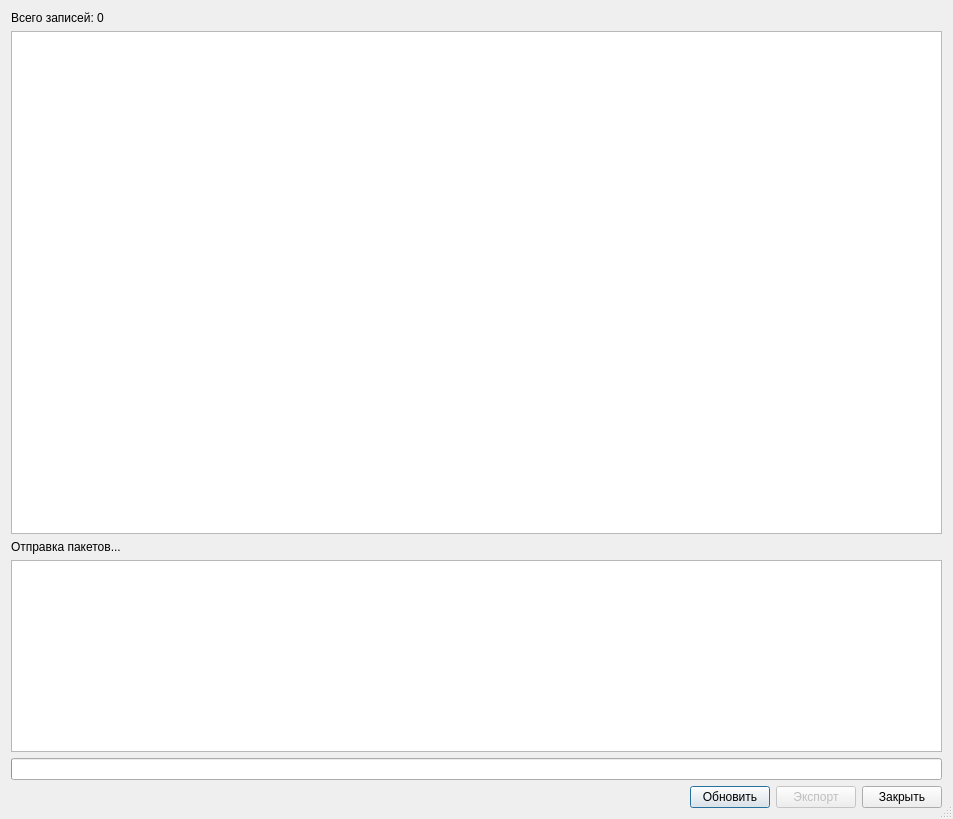
<?xml version="1.0" encoding="UTF-8"?>
<ui version="4.0">
 <class>ExportSanAviacInfoDialog</class>
 <widget class="QDialog" name="ExportSanAviacInfoDialog">
  <property name="geometry">
   <rect>
    <x>0</x>
    <y>0</y>
    <width>953</width>
    <height>819</height>
   </rect>
  </property>
  <property name="windowTitle">
   <string>Экспорт сведений в web-сервис &quot;Сан-Авиация&quot;</string>
  </property>
  <property name="sizeGripEnabled">
   <bool>true</bool>
  </property>
  <layout class="QGridLayout" name="gridLayout_2">
   <item row="6" column="0">
    <layout class="QHBoxLayout" name="horizontalLayout">
     <item>
      <spacer name="horizontalSpacer">
       <property name="orientation">
        <enum>Qt::Horizontal</enum>
       </property>
       <property name="sizeHint" stdset="0">
        <size>
         <width>40</width>
         <height>20</height>
        </size>
       </property>
      </spacer>
     </item>
     <item>
      <widget class="QPushButton" name="btnRefresh">
       <property name="text">
        <string>Обновить</string>
       </property>
      </widget>
     </item>
     <item>
      <widget class="QPushButton" name="btnExport">
       <property name="enabled">
        <bool>false</bool>
       </property>
       <property name="text">
        <string>Экспорт</string>
       </property>
      </widget>
     </item>
     <item>
      <widget class="QPushButton" name="btnClose">
       <property name="text">
        <string>Закрыть</string>
       </property>
      </widget>
     </item>
    </layout>
   </item>
   <item row="1" column="0">
    <widget class="CTableView" name="tblSanAviac">
     <property name="sizePolicy">
      <sizepolicy hsizetype="Expanding" vsizetype="Expanding">
       <horstretch>0</horstretch>
       <verstretch>3</verstretch>
      </sizepolicy>
     </property>
    </widget>
   </item>
   <item row="4" column="0">
    <widget class="QProgressBar" name="pbExportProgress">
     <property name="format">
      <string>%v из %m</string>
     </property>
    </widget>
   </item>
   <item row="0" column="0">
    <widget class="QLabel" name="lblSavAviacRecordCount">
     <property name="text">
      <string>Всего записей: 0</string>
     </property>
    </widget>
   </item>
   <item row="2" column="0">
    <widget class="QLabel" name="lblExportStatus">
     <property name="enabled">
      <bool>true</bool>
     </property>
     <property name="text">
      <string>Отправка пакетов...</string>
     </property>
    </widget>
   </item>
   <item row="3" column="0">
    <widget class="QPlainTextEdit" name="edExportResults">
     <property name="enabled">
      <bool>true</bool>
     </property>
     <property name="readOnly">
      <bool>true</bool>
     </property>
    </widget>
   </item>
  </layout>
 </widget>
 <customwidgets>
  <customwidget>
   <class>CTableView</class>
   <extends>QTableView</extends>
   <header>library/TableView.h</header>
  </customwidget>
 </customwidgets>
 <resources/>
 <connections/>
</ui>
